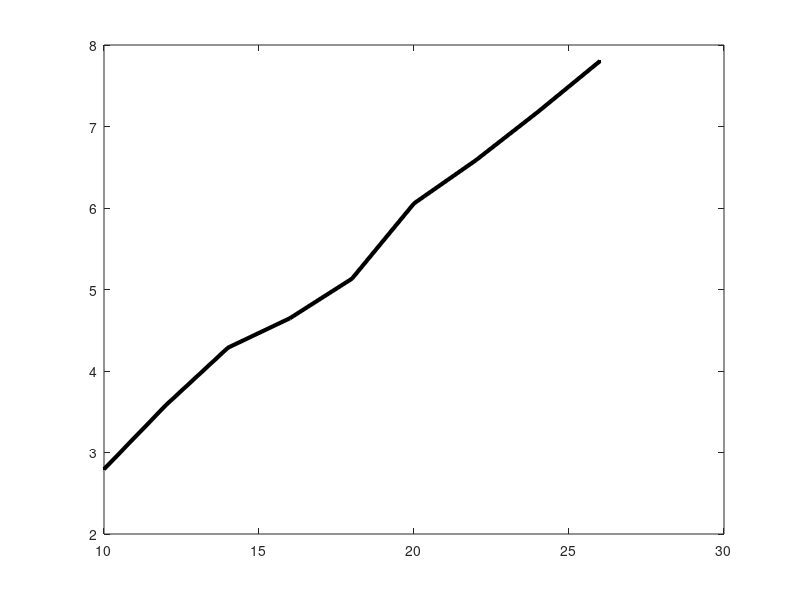

MATLAB code for this plot:
u =(10:2:26);
i =[0.065 0.081 0.099 0.117 0.137 0.156 0.177 0.200 0.220];
v1=[2.795 3.582 4.286 4.648 5.133 6.056 6.587 7.180 7.803];
r=0.5*103.84*10^(-3);
s=pi*r*r;
rho=1.185;
p0=u.*i
p1=0.5.*rho.*s.*(v1.^3)
ita=p1./p0

uv=plot(u, v1, '.-k');
set(uv, 'LineWidth', 3);
